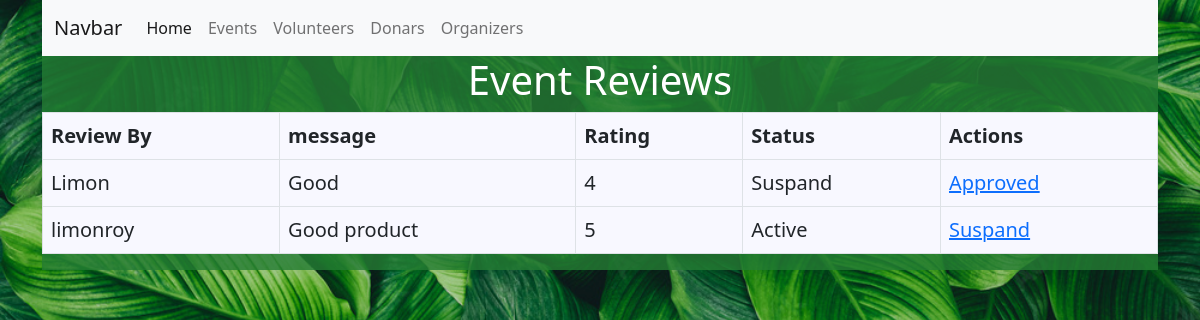
The app's page /admin/event-review.php?id=24 with its own data.
### tables this page shows
CREATE TABLE `event_review` (
  `id` int(11) NOT NULL,
  `by_id` int(11) DEFAULT NULL,
  `event_id` int(11) DEFAULT NULL,
  `review` int(11) DEFAULT NULL,
  `review_text` varchar(250) DEFAULT NULL,
  `review_status` int(11) DEFAULT 1,
  `created_at` timestamp NULL DEFAULT current_timestamp(),
  `user_type` int(11) NOT NULL
);

CREATE TABLE `volunteer` (
  `volunteer_id` int(11) NOT NULL,
  `user_name` varchar(250) DEFAULT NULL,
  `email` varchar(250) DEFAULT NULL,
  `mobile` varchar(11) DEFAULT NULL,
  `user_type` int(2) NOT NULL DEFAULT 1,
  `address` text DEFAULT NULL,
  `password` varchar(250) NOT NULL,
  `account_status` int(11) NOT NULL
);

CREATE TABLE `donor` (
  `donor_id` int(11) NOT NULL,
  `user_name` varchar(250) DEFAULT NULL,
  `email` varchar(250) DEFAULT NULL,
  `mobile` varchar(11) DEFAULT NULL,
  `user_type` int(11) DEFAULT 2,
  `address` varchar(250) DEFAULT NULL,
  `password` varchar(250) DEFAULT NULL,
  `account_status` int(11) DEFAULT NULL
);

### admin/event-review.php (the view, shortened to what this page needs)
<?php
include('./header.php');
    global $pdo;
    $event_id = $_REQUEST['id'];
    $review = $pdo->prepare("SELECT event_review.*,volunteer.user_name AS user_name FROM event_review JOIN volunteer ON volunteer.volunteer_id = event_review.by_id WHERE event_id=?");
    $review->execute(array(intval($event_id)));
    $reviews = $review->fetchAll();
    $donor_review = $pdo->prepare("SELECT event_review.*,donor.user_name AS user_name FROM event_review JOIN donor ON donor.donor_id = event_review.by_id WHERE event_id=?");
    $donor_review->execute(array(intval($event_id)));
    $donor_reviews = $donor_review->fetchAll();
?>
<div style="background:#257c34cc;color:white">
    <div class="row">
        <h1 class="text-center">Event Reviews</h1>
        <div>
            <table class="table table-bordered bg_white">
                <thead>
                    <th scope="col">Review By</th>
                    <th scope="col">message</th>
                    <th scope="col">Rating</th>
                    <th scope="col">Status</th>
                    <th scope="col">Actions</th>
                </thead>
                <tbody>
                    <?php foreach($reviews as $rev){
                        $status ='';
                        $link = '';
                        if($rev['review_status'] == 1){
                            $status = 'Active';
                            $link = '<a href="review-status-chage.php?id='.$rev['id'].'&status=0">Suspand</a>';
                        }else{
                            $status = 'Suspand';
                            $link = '<a href="review-status-chage.php?id='.$rev['id'].'&status=1">Approved</a>';
                        }
                        ?>
                    <tr>
                        <td><?php echo $rev['user_name'];?></td>
                        <td><?php echo $rev['review_text'];?></td>
                        <td><?php echo $rev['review'];?></td>
                        <td><?php echo $status; ?></td>
                        <td>
                            <?php echo $link; ?>
                        </td>
                    </tr>
                    <?php } ?>
                    <?php foreach($donor_reviews as $rev){
                        $status ='';
                        $link = '';
                        if($rev['review_status'] == 1){
                            $status = 'Active';
                            $link = '<a href="review-status-chage.php?id='.$rev['id'].'&status=0">Suspand</a>';
                        }else{
                            $status = 'Suspand';
                            $link = '<a href="review-status-chage.php?id='.$rev['id'].'&status=1">Approved</a>';
                        }
                        ?>
                    <tr>
                        <td><?php echo $rev['user_name'];?></td>
                        <td><?php echo $rev['review_text'];?></td>
                        <td><?php echo $rev['review'];?></td>
                        <td><?php echo $status; ?></td>
                        <td>
                            <?php echo $link; ?>
                        </td>
                    </tr>
                    <?php } ?>
                </tbody>
            </table>
        </div>
    </div>
</div>
<?php include('../footer.php'); ?>

### public/css/style.css (style rules this page uses)
.body { background: #d2d3cf; background-image: url('../image/home-bg.jpg'); background-size: cover; background-position: center; background-attachment: fixed; }
.bg_white { background: ghostwhite; }

### admin/event-review.php (style rules this page uses)
.bg_white { font-size: 20px; }

### records on screen
event_review: volunteer.user_name "Limon", review_text "Good", review "4", review_status "Suspand"
event_review: donor.user_name "limonroy", review_text "Good product", review "5", review_status "Active"
